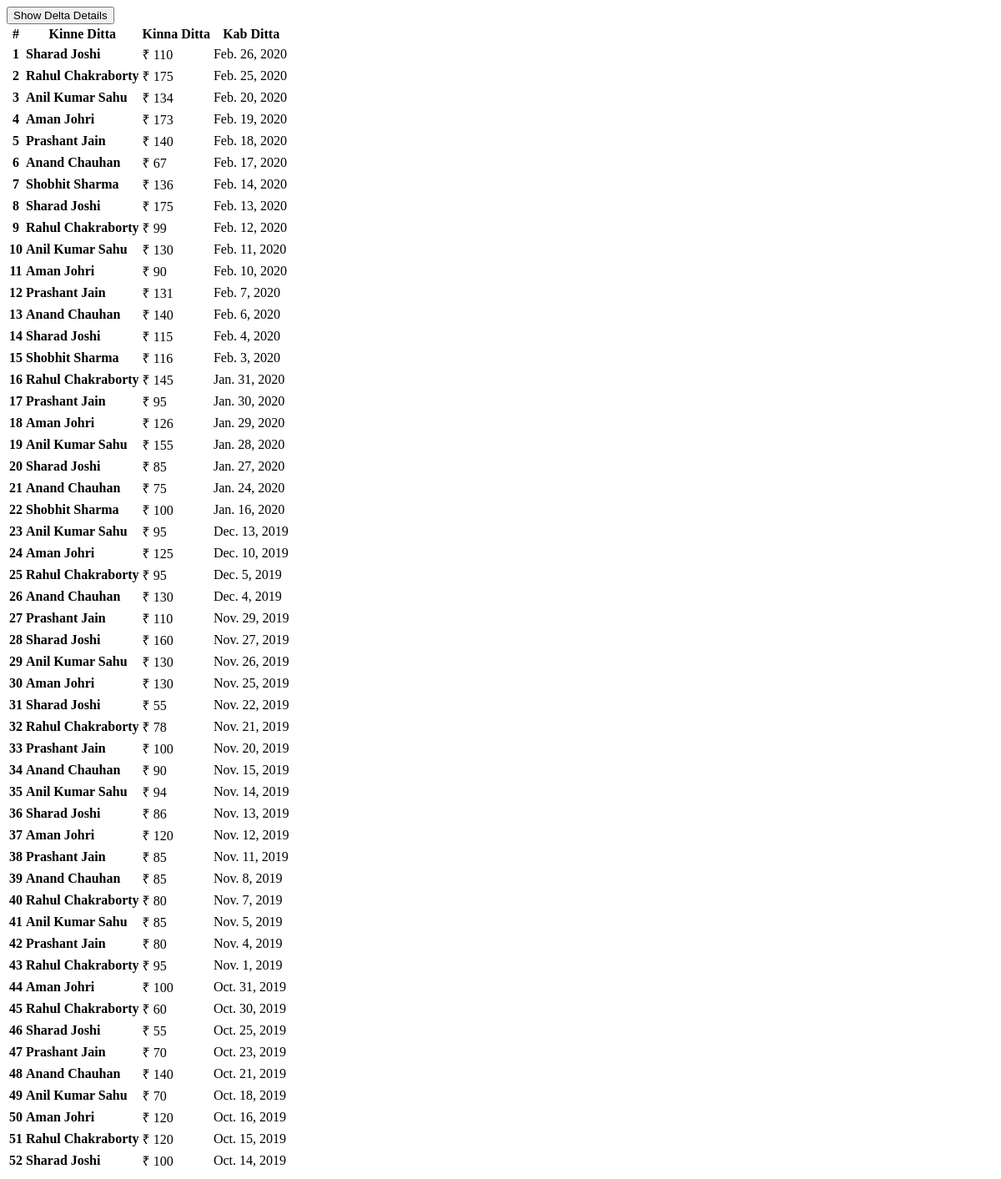
The page /search on the database as committed earlier.
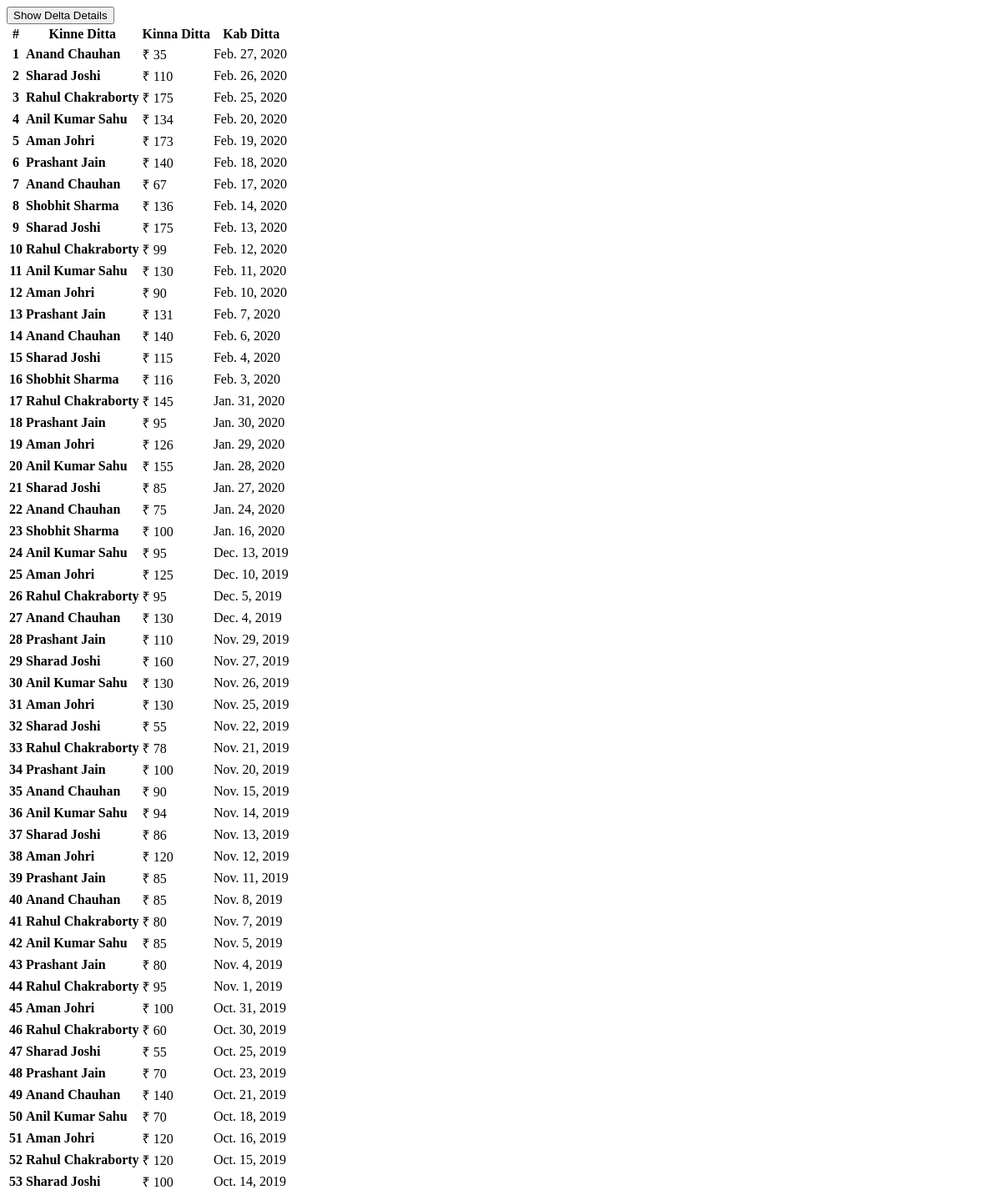
The same page on the database as committed later.
### main/models.py (models this page shows, shortened)
class Detail(models.Model):
    user_name = models.CharField(max_length=50)
    amount = models.IntegerField()
    date_deposite = models.DateField()

### main/views.py (the view, shortened to what this page needs)
# urls.py: path('search', views.search, name='entry'),
def search(request):
    qst = Detail.objects.all().order_by('-date_deposite')
    return render_to_response('ajax_search.html', {'query': qst})

### main/templates/ajax_search.html (shortened to what this page needs)
{% if query.count > 0 %}
<button type="button" class="btn btn-outline-warning mx-3 mb-3" data-toggle="modal" data-target="#exampleModal" onclick="Calculate()">
    Show Delta Details
</button>
<table class="table table-sm table-striped" id="details">
    <thead>
        <tr class="tr-head">
            <th scope="col">#</th>
            <th scope="col">Kinne Ditta</th>
            <th scope="col">Kinna Ditta</th>
            <th scope="col">Kab Ditta</th>
        </tr>
    </thead>
    <tbody>
        {% for q in query %}
        {% if q.user_name == 'Rahul Chakraborty' %}
        <tr>
            <th scope="row">{{forloop.counter}}</th>
            <td><strong>{{q.user_name}}</strong></td>
            <td><li style="list-style-type:none;" value='{{q.amount}}'  type=text class="rahul">&#x20B9; {{q.amount}}</li></td>
            <td>{{q.date_deposite}}</td>
        </tr>
        {% elif q.user_name == 'Aman Johri' %}
        <tr>
            <th scope="row">{{forloop.counter}}</th>
            <td><strong>{{q.user_name}}</strong></td>
            <td><li style="list-style-type:none;" value='{{q.amount}}'  type=text class="aman">&#x20B9; {{q.amount}}</li></td>
            <td>{{q.date_deposite}}</td>
        </tr>
        {% elif q.user_name == 'Prashant Jain' %}
        <tr>
            <th scope="row">{{forloop.counter}}</th>
            <td><strong>{{q.user_name}}</strong></td>
            <td><li style="list-style-type:none;" value='{{q.amount}}'  type=text class="prashant">&#x20B9; {{q.amount}}</li></td>
            <td>{{q.date_deposite}}</td>
        </tr>
        {% elif q.user_name == 'Sharad Joshi' %}
        <tr>
            <th scope="row">{{forloop.counter}}</th>
            <td><strong>{{q.user_name}}</strong></td>
            <td><li style="list-style-type:none;" value='{{q.amount}}'  type=text class="sharad">&#x20B9; {{q.amount}}</li></td>
            <td>{{q.date_deposite}}</td>
        </tr>
        {% elif q.user_name == 'Anil Kumar Sahu' %}
        <tr>
            <th scope="row">{{forloop.counter}}</th>
            <td><strong>{{q.user_name}}</strong></td>
            <td><li style="list-style-type:none;" value='{{q.amount}}'  type=text class="anil">&#x20B9; {{q.amount}}</li></td>
            <td>{{q.date_deposite}}</td>
        </tr>
        {% elif q.user_name == 'Anand Chauhan' %}
        <tr>
            <th scope="row">{{forloop.counter}}</th>
            <td><strong>{{q.user_name}}</strong></td>
            <td><li style="list-style-type:none;" value='{{q.amount}}'  type=text class="anand">&#x20B9; {{q.amount}}</li></td>
            <td>{{q.date_deposite}}</td>
        </tr>
        {% elif q.user_name == 'Shobhit Sharma' %}
        <tr>
            <th scope="row">{{forloop.counter}}</th>
            <td><strong>{{q.user_name}}</strong></td>
            <td><li style="list-style-type:none;" value='{{q.amount}}'  type=text class="shobhit">&#x20B9; {{q.amount}}</li></td>
            <td>{{q.date_deposite}}</td>
        </tr>
        {% endif %}
        {% endfor %}
    </tbody>
</table>
{% endif%}

Rows that differ between the two databases and show on the page:
added Detail: user_name "Anand Chauhan", amount "35", date_deposite "Feb. 27, 2020"
